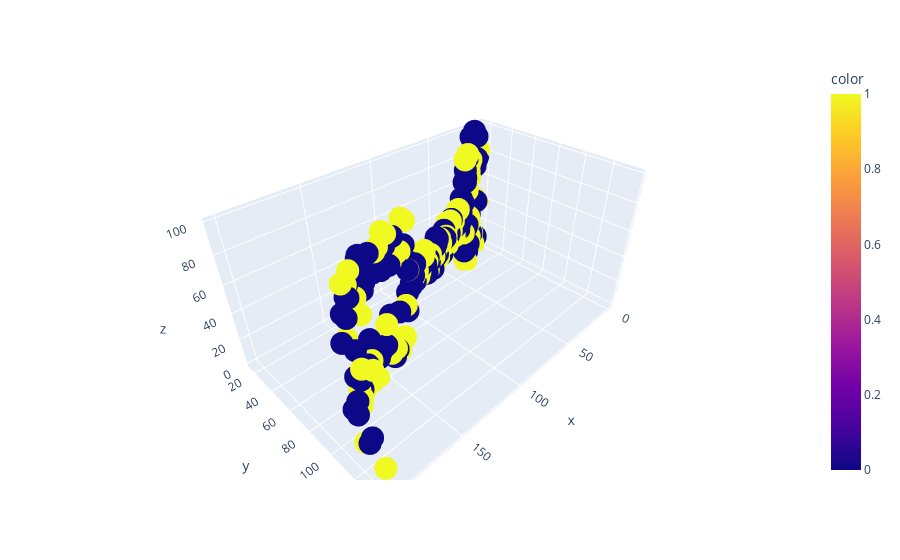

Notebook code for this chart:
### Code cell
import plotly.express as px

fig = px.scatter_3d(x=df['customer_id'], y=df['annual_income'], 
                    z=df['spending_score'], color=df["gender"])
fig.show()

### Figure 1 — Plotly figure (JSON) as saved in the notebook; plotly's stock layout.template omitted (floating-point values rounded to 4 significant figures; data arrays with more than 128 entries replaced by an {"elided": "..."} marker saying what was removed)
{"data": [{"hovertemplate": "x=%{x}<br>y=%{y}<br>z=%{z}<br>color=%{marker.color}<extra></extra>", "legendgroup": "", "marker": {"color": {"elided": "200 int values"}, "coloraxis": "coloraxis", "symbol": "circle"}, "mode": "markers", "name": "", "scene": "scene", "showlegend": false, "type": "scatter3d", "x": {"elided": "200 int values"}, "y": {"elided": "200 int values"}, "z": {"elided": "200 int values"}}], "layout": {"coloraxis": {"colorbar": {"title": {"text": "color"}}, "colorscale": [[0, "#0d0887"], [0.1111, "#46039f"], [0.2222, "#7201a8"], [0.3333, "#9c179e"], [0.4444, "#bd3786"], [0.5556, "#d8576b"], [0.6667, "#ed7953"], [0.7778, "#fb9f3a"], [0.8889, "#fdca26"], [1, "#f0f921"]]}, "legend": {"tracegroupgap": 0}, "margin": {"t": 60}, "scene": {"domain": {"x": [0, 1], "y": [0, 1]}, "xaxis": {"title": {"text": "x"}}, "yaxis": {"title": {"text": "y"}}, "zaxis": {"title": {"text": "z"}}}}}
